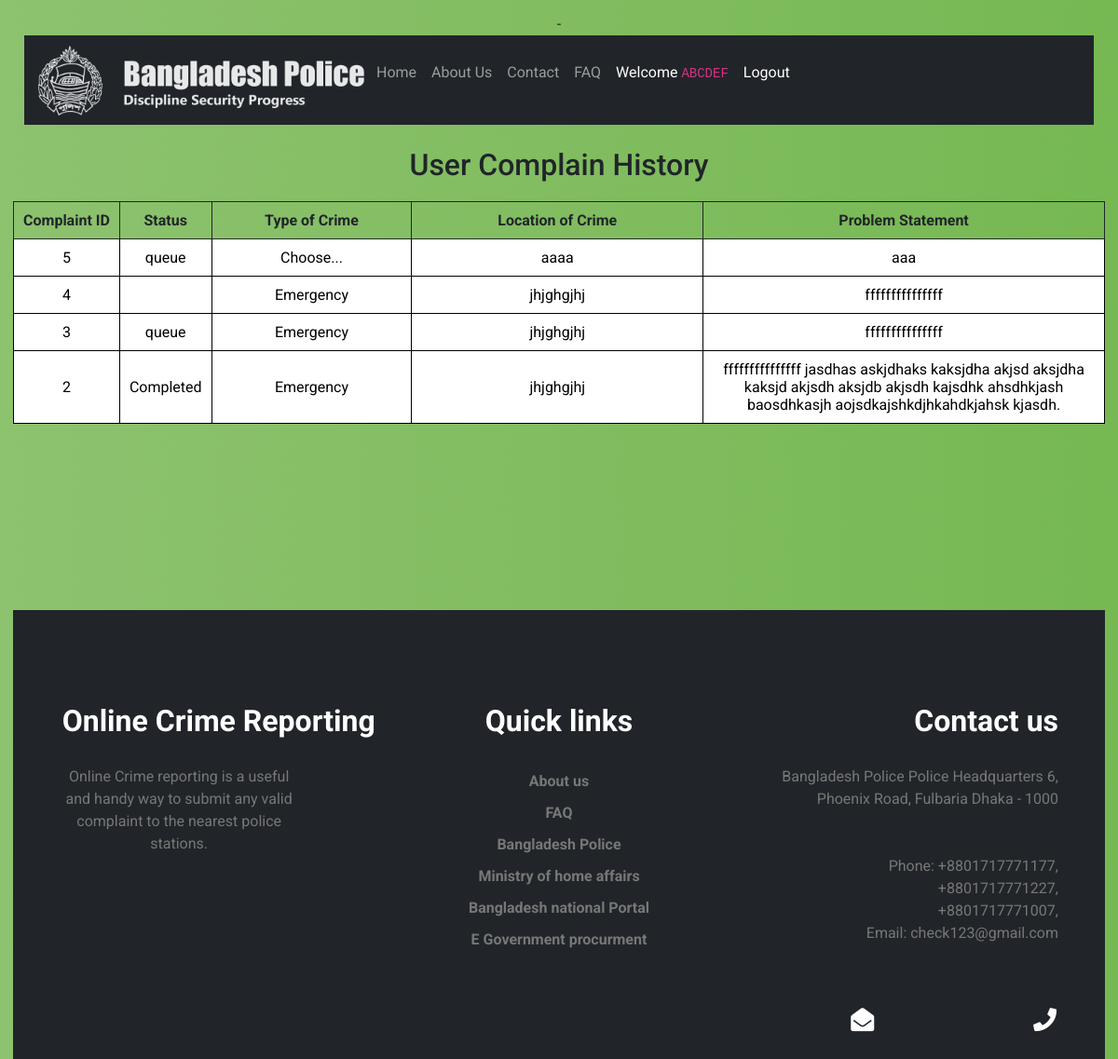
Page /Pages/History.php (signed in) on the committed database.
### tables this page shows
CREATE TABLE `gd` (
  `gdid` int(9) NOT NULL,
  `nid` bigint(30) NOT NULL,
  `type` varchar(20) NOT NULL,
  `name` varchar(40) NOT NULL,
  `location of crime` varchar(255) NOT NULL,
  `thana name` varchar(30) NOT NULL,
  `problem statement` text NOT NULL,
  `photo` varchar(255) NOT NULL,
  `status` varchar(20) NOT NULL,
  `pid` int(11) NOT NULL
);

### Pages/history.php (the view, shortened to what this page needs)
-<?php
  include "../php/db.php";
  $unid = $_SESSION['nid'];
?>
<!DOCTYPE html>
<html lang="en">
<head>
    <link href="../css/bootstrap.min.css" rel="stylesheet">
    <link rel="stylesheet" href="../css/style.css">
    <link rel="stylesheet" href="../css/responsive.css">
  <link rel="stylesheet" type="text/css" href="../css/login_style.css">
  <link rel="stylesheet" href="https://cdnjs.cloudflare.com/ajax/libs/font-awesome/4.7.0/css/font-awesome.min.css">
  <link rel="stylesheet" href="https://use.fontawesome.com/releases/v5.15.1/css/all.css">
    <link href="../css/historytable.css" rel="stylesheet">
</head>
<body>
<div class="container-fluid">
    <?php
        include "../php/navbar.php";
    ?>
</div>
<div>
  <br>
<h2> User Complain History</h2>
<table id="t">
  <thead>
    <tr>
      <th scope="col">Complaint ID</th>
      <th scope="col">Status</th>
      <th scope="col">Type of Crime</th>
      <th scope="col">Location of Crime</th>
      <th scope="col">Problem Statement</th>
    </tr>
  </thead>
  <?php
      $query="select * from gd where nid='$unid' order by gdid desc";
      $result=mysqli_query($conn,$query);
      while($rows=mysqli_fetch_assoc($result)){
        ?>
        <tbody style="background-color: white; color: black;">
            <tr>
              <td class="cgdid"><?php echo $rows['gdid']; ?></td>
              <td class="cstatus"><?php echo $rows['status']; ?></td>
              <td class="ctype"><?php echo $rows['type']; ?></td>
              <td class="cloc"><?php echo $rows['location of crime']; ?></td>
              <td class="cproblem"><?php echo $rows['problem statement']; ?></td>
            </tr>
          </tbody>
        <?php
      }
  ?>
</table>
</div>
<?php
    include "../php/footer.php";
    ?>
</body>
</html>

### css/style.css (style rules this page uses)
body { background-size: cover; background-image: url(../Images/bg1.jpg); background-position: center; }
body, html { width: 100%; max-width: 100%; height: 100%; font-family: "Lato"; color: #212529; }

### css/login_style.css (style rules this page uses)
body { background: #76b852; background: -webkit-linear-gradient(right, #76b852, #8DC26F); background: -moz-linear-gradient(right, #76b852, #8DC26F); background: -o-linear-gradient(right, #76b852, #8DC26F); background: linear-gradient(to left, #76b852, #8DC26F); font-family: "Roboto", sans-serif; -webkit-font-smoothing: antialiased; -moz-osx-font-smoothing: grayscale; }

### css/historytable.css (style rules this page uses)
body { padding: 14px; text-align: center; }
table { width: 100%; margin: 20px auto; table-layout: auto; }
table, td, th { border-collapse: collapse; }
th, td { padding: 10px; border: solid 1px; text-align: center; }
.cgdid { width: 10%; }
.ctype { width: 20%; }
.cloc { width: 30%; }
.cproblem { width: 40%; }

### rows in the picture
gd: gdid "5", status "queue", type "Choose...", location of crime "aaaa", problem statement "aaa"
gd: gdid "4", type "Emergency", location of crime "jhjghgjhj", problem statement "fffffffffffffff"
gd: gdid "3", status "queue", type "Emergency", location of crime "jhjghgjhj", problem statement "fffffffffffffff"
gd: gdid "2", status "Completed", type "Emergency", location of crime "jhjghgjhj", problem statement "fffffffffffffff jasdhas askjdhaks kaksjdha akjsd aksjdha kaksjd akjsdh aksjdb akjsdh kajsdhk ahsdhkjash baosdhkasjh aojsdkajshkdjhkahdkjahsk kjasdh."

### other values in the picture
$_SESSION["name"] "ABCDEF"
